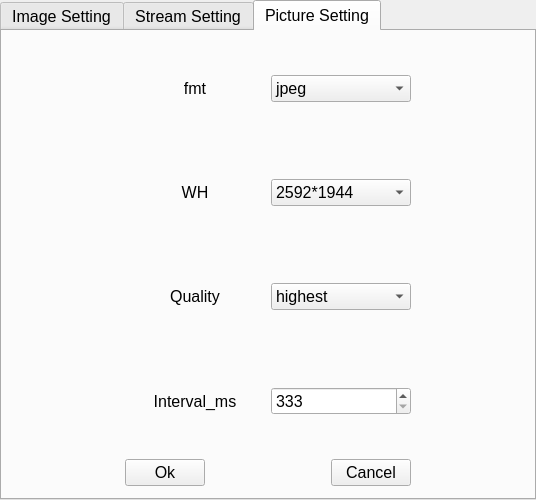
<?xml version="1.0" encoding="UTF-8"?>
<ui version="4.0">
 <class>AllSettingDialog</class>
 <widget class="QDialog" name="AllSettingDialog">
  <property name="geometry">
   <rect>
    <x>0</x>
    <y>0</y>
    <width>536</width>
    <height>500</height>
   </rect>
  </property>
  <property name="minimumSize">
   <size>
    <width>0</width>
    <height>500</height>
   </size>
  </property>
  <property name="maximumSize">
   <size>
    <width>16777215</width>
    <height>500</height>
   </size>
  </property>
  <property name="windowTitle">
   <string>Setting</string>
  </property>
  <layout class="QGridLayout" name="gridLayout">
   <property name="leftMargin">
    <number>0</number>
   </property>
   <property name="topMargin">
    <number>0</number>
   </property>
   <property name="rightMargin">
    <number>0</number>
   </property>
   <property name="bottomMargin">
    <number>0</number>
   </property>
   <item row="0" column="0">
    <widget class="QTabWidget" name="tabWidget">
     <property name="font">
      <font>
       <pointsize>12</pointsize>
      </font>
     </property>
     <property name="currentIndex">
      <number>2</number>
     </property>
     <widget class="QWidget" name="tab">
      <attribute name="title">
       <string>Image Setting</string>
      </attribute>
      <layout class="QGridLayout" name="gridLayout_10">
       <item row="0" column="0" rowspan="6">
        <spacer name="horizontalSpacer_3">
         <property name="orientation">
          <enum>Qt::Horizontal</enum>
         </property>
         <property name="sizeHint" stdset="0">
          <size>
           <width>120</width>
           <height>438</height>
          </size>
         </property>
        </spacer>
       </item>
       <item row="0" column="1">
        <widget class="QLabel" name="label_6">
         <property name="minimumSize">
          <size>
           <width>60</width>
           <height>0</height>
          </size>
         </property>
         <property name="text">
          <string>exposure</string>
         </property>
        </widget>
       </item>
       <item row="0" column="2">
        <widget class="QSpinBox" name="exposure_spinbox">
         <property name="maximum">
          <number>255</number>
         </property>
         <property name="value">
          <number>0</number>
         </property>
        </widget>
       </item>
       <item row="0" column="3">
        <spacer name="horizontalSpacer_2">
         <property name="orientation">
          <enum>Qt::Horizontal</enum>
         </property>
         <property name="sizeHint" stdset="0">
          <size>
           <width>98</width>
           <height>20</height>
          </size>
         </property>
        </spacer>
       </item>
       <item row="0" column="4" rowspan="6">
        <spacer name="horizontalSpacer_11">
         <property name="orientation">
          <enum>Qt::Horizontal</enum>
         </property>
         <property name="sizeHint" stdset="0">
          <size>
           <width>120</width>
           <height>438</height>
          </size>
         </property>
        </spacer>
       </item>
       <item row="1" column="1" colspan="3">
        <layout class="QGridLayout" name="gridLayout_3">
         <item row="0" column="0">
          <widget class="QLabel" name="label">
           <property name="minimumSize">
            <size>
             <width>80</width>
             <height>0</height>
            </size>
           </property>
           <property name="maximumSize">
            <size>
             <width>40</width>
             <height>16777215</height>
            </size>
           </property>
           <property name="text">
            <string>bright</string>
           </property>
          </widget>
         </item>
         <item row="0" column="1">
          <widget class="QSlider" name="bright_slider">
           <property name="enabled">
            <bool>true</bool>
           </property>
           <property name="maximum">
            <number>100</number>
           </property>
           <property name="orientation">
            <enum>Qt::Horizontal</enum>
           </property>
           <property name="tickPosition">
            <enum>QSlider::NoTicks</enum>
           </property>
          </widget>
         </item>
         <item row="0" column="2">
          <widget class="QLabel" name="bright_label">
           <property name="minimumSize">
            <size>
             <width>40</width>
             <height>0</height>
            </size>
           </property>
           <property name="maximumSize">
            <size>
             <width>40</width>
             <height>16777215</height>
            </size>
           </property>
           <property name="text">
            <string/>
           </property>
          </widget>
         </item>
         <item row="1" column="0">
          <widget class="QLabel" name="label_2">
           <property name="minimumSize">
            <size>
             <width>80</width>
             <height>0</height>
            </size>
           </property>
           <property name="maximumSize">
            <size>
             <width>40</width>
             <height>16777215</height>
            </size>
           </property>
           <property name="text">
            <string>contrast</string>
           </property>
          </widget>
         </item>
         <item row="1" column="1">
          <widget class="QSlider" name="contrast_slider">
           <property name="enabled">
            <bool>true</bool>
           </property>
           <property name="maximum">
            <number>100</number>
           </property>
           <property name="orientation">
            <enum>Qt::Horizontal</enum>
           </property>
          </widget>
         </item>
         <item row="1" column="2">
          <widget class="QLabel" name="contrast_label">
           <property name="minimumSize">
            <size>
             <width>40</width>
             <height>0</height>
            </size>
           </property>
           <property name="maximumSize">
            <size>
             <width>40</width>
             <height>16777215</height>
            </size>
           </property>
           <property name="text">
            <string/>
           </property>
          </widget>
         </item>
         <item row="2" column="0">
          <widget class="QLabel" name="label_3">
           <property name="minimumSize">
            <size>
             <width>80</width>
             <height>0</height>
            </size>
           </property>
           <property name="maximumSize">
            <size>
             <width>40</width>
             <height>16777215</height>
            </size>
           </property>
           <property name="text">
            <string>saturation</string>
           </property>
          </widget>
         </item>
         <item row="2" column="1">
          <widget class="QSlider" name="saturation_slider">
           <property name="enabled">
            <bool>true</bool>
           </property>
           <property name="maximum">
            <number>100</number>
           </property>
           <property name="orientation">
            <enum>Qt::Horizontal</enum>
           </property>
          </widget>
         </item>
         <item row="2" column="2">
          <widget class="QLabel" name="saturation_label">
           <property name="minimumSize">
            <size>
             <width>40</width>
             <height>0</height>
            </size>
           </property>
           <property name="maximumSize">
            <size>
             <width>40</width>
             <height>16777215</height>
            </size>
           </property>
           <property name="text">
            <string/>
           </property>
          </widget>
         </item>
         <item row="3" column="0">
          <widget class="QLabel" name="label_4">
           <property name="minimumSize">
            <size>
             <width>80</width>
             <height>0</height>
            </size>
           </property>
           <property name="maximumSize">
            <size>
             <width>40</width>
             <height>16777215</height>
            </size>
           </property>
           <property name="text">
            <string>hue</string>
           </property>
          </widget>
         </item>
         <item row="3" column="1">
          <widget class="QSlider" name="hue_slider">
           <property name="enabled">
            <bool>true</bool>
           </property>
           <property name="maximum">
            <number>100</number>
           </property>
           <property name="orientation">
            <enum>Qt::Horizontal</enum>
           </property>
          </widget>
         </item>
         <item row="3" column="2">
          <widget class="QLabel" name="hue_label">
           <property name="minimumSize">
            <size>
             <width>40</width>
             <height>0</height>
            </size>
           </property>
           <property name="maximumSize">
            <size>
             <width>40</width>
             <height>16777215</height>
            </size>
           </property>
           <property name="text">
            <string/>
           </property>
          </widget>
         </item>
        </layout>
       </item>
       <item row="2" column="1" colspan="2">
        <widget class="QGroupBox" name="groupBox">
         <property name="maximumSize">
          <size>
           <width>16777215</width>
           <height>80</height>
          </size>
         </property>
         <property name="title">
          <string>flip</string>
         </property>
         <layout class="QGridLayout" name="gridLayout_4">
          <item row="0" column="0">
           <widget class="QCheckBox" name="flip_checkbox">
            <property name="text">
             <string>flip</string>
            </property>
           </widget>
          </item>
          <item row="1" column="0">
           <widget class="QCheckBox" name="mirror_checkbox">
            <property name="text">
             <string>mirror</string>
            </property>
           </widget>
          </item>
         </layout>
        </widget>
       </item>
       <item row="3" column="1">
        <widget class="QLabel" name="label_5">
         <property name="minimumSize">
          <size>
           <width>60</width>
           <height>0</height>
          </size>
         </property>
         <property name="text">
          <string>rotate</string>
         </property>
        </widget>
       </item>
       <item row="3" column="2">
        <widget class="QComboBox" name="rotate_comboBox">
         <item>
          <property name="text">
           <string>0</string>
          </property>
         </item>
         <item>
          <property name="text">
           <string>180</string>
          </property>
         </item>
        </widget>
       </item>
       <item row="3" column="3">
        <spacer name="horizontalSpacer">
         <property name="orientation">
          <enum>Qt::Horizontal</enum>
         </property>
         <property name="sizeHint" stdset="0">
          <size>
           <width>98</width>
           <height>20</height>
          </size>
         </property>
        </spacer>
       </item>
       <item row="4" column="1" colspan="3">
        <widget class="QGroupBox" name="groupBox_2">
         <property name="minimumSize">
          <size>
           <width>0</width>
           <height>170</height>
          </size>
         </property>
         <property name="maximumSize">
          <size>
           <width>16777215</width>
           <height>170</height>
          </size>
         </property>
         <property name="title">
          <string>image_awb</string>
         </property>
         <layout class="QGridLayout" name="gridLayout_2">
          <item row="0" column="0">
           <widget class="QLabel" name="label_7">
            <property name="minimumSize">
             <size>
              <width>30</width>
              <height>0</height>
             </size>
            </property>
            <property name="maximumSize">
             <size>
              <width>30</width>
              <height>16777215</height>
             </size>
            </property>
            <property name="text">
             <string>b</string>
            </property>
           </widget>
          </item>
          <item row="0" column="1">
           <widget class="QSlider" name="b_slider">
            <property name="maximum">
             <number>4095</number>
            </property>
            <property name="orientation">
             <enum>Qt::Horizontal</enum>
            </property>
           </widget>
          </item>
          <item row="0" column="2">
           <widget class="QLabel" name="b_label">
            <property name="minimumSize">
             <size>
              <width>40</width>
              <height>0</height>
             </size>
            </property>
            <property name="text">
             <string/>
            </property>
           </widget>
          </item>
          <item row="1" column="0">
           <widget class="QLabel" name="label_8">
            <property name="minimumSize">
             <size>
              <width>30</width>
              <height>0</height>
             </size>
            </property>
            <property name="maximumSize">
             <size>
              <width>30</width>
              <height>16777215</height>
             </size>
            </property>
            <property name="text">
             <string>gb</string>
            </property>
           </widget>
          </item>
          <item row="1" column="1">
           <widget class="QSlider" name="gb_slider">
            <property name="maximum">
             <number>4095</number>
            </property>
            <property name="orientation">
             <enum>Qt::Horizontal</enum>
            </property>
           </widget>
          </item>
          <item row="1" column="2">
           <widget class="QLabel" name="gb_label">
            <property name="minimumSize">
             <size>
              <width>40</width>
              <height>0</height>
             </size>
            </property>
            <property name="text">
             <string/>
            </property>
           </widget>
          </item>
          <item row="2" column="1" rowspan="2">
           <widget class="QSlider" name="gr_slider">
            <property name="maximum">
             <number>4095</number>
            </property>
            <property name="orientation">
             <enum>Qt::Horizontal</enum>
            </property>
           </widget>
          </item>
          <item row="4" column="1">
           <widget class="QSlider" name="r_slider">
            <property name="maximum">
             <number>4095</number>
            </property>
            <property name="orientation">
             <enum>Qt::Horizontal</enum>
            </property>
           </widget>
          </item>
          <item row="4" column="2">
           <widget class="QLabel" name="r_label">
            <property name="minimumSize">
             <size>
              <width>40</width>
              <height>0</height>
             </size>
            </property>
            <property name="text">
             <string/>
            </property>
           </widget>
          </item>
          <item row="5" column="1">
           <widget class="QComboBox" name="awb_combobox">
            <item>
             <property name="text">
              <string>auto</string>
             </property>
            </item>
            <item>
             <property name="text">
              <string>manual</string>
             </property>
            </item>
           </widget>
          </item>
          <item row="2" column="2" rowspan="2">
           <widget class="QLabel" name="gr_label">
            <property name="minimumSize">
             <size>
              <width>40</width>
              <height>0</height>
             </size>
            </property>
            <property name="text">
             <string/>
            </property>
           </widget>
          </item>
          <item row="4" column="0">
           <widget class="QLabel" name="label_10">
            <property name="minimumSize">
             <size>
              <width>30</width>
              <height>0</height>
             </size>
            </property>
            <property name="maximumSize">
             <size>
              <width>30</width>
              <height>16777215</height>
             </size>
            </property>
            <property name="text">
             <string>r</string>
            </property>
           </widget>
          </item>
          <item row="2" column="0" rowspan="2">
           <widget class="QLabel" name="label_9">
            <property name="minimumSize">
             <size>
              <width>30</width>
              <height>0</height>
             </size>
            </property>
            <property name="maximumSize">
             <size>
              <width>30</width>
              <height>16777215</height>
             </size>
            </property>
            <property name="text">
             <string>gr</string>
            </property>
           </widget>
          </item>
         </layout>
        </widget>
       </item>
       <item row="5" column="3">
        <widget class="QPushButton" name="Image_close_btn">
         <property name="text">
          <string>close</string>
         </property>
        </widget>
       </item>
      </layout>
     </widget>
     <widget class="QWidget" name="tab_2">
      <attribute name="title">
       <string>Stream Setting</string>
      </attribute>
      <layout class="QGridLayout" name="gridLayout_11">
       <item row="0" column="0">
        <spacer name="horizontalSpacer_5">
         <property name="orientation">
          <enum>Qt::Horizontal</enum>
         </property>
         <property name="sizeHint" stdset="0">
          <size>
           <width>40</width>
           <height>20</height>
          </size>
         </property>
        </spacer>
       </item>
       <item row="0" column="1" colspan="3">
        <layout class="QGridLayout" name="gridLayout_6">
         <property name="topMargin">
          <number>10</number>
         </property>
         <property name="rightMargin">
          <number>10</number>
         </property>
         <property name="bottomMargin">
          <number>10</number>
         </property>
         <property name="spacing">
          <number>10</number>
         </property>
         <item row="11" column="1">
          <spacer name="verticalSpacer_25">
           <property name="orientation">
            <enum>Qt::Vertical</enum>
           </property>
           <property name="sizeHint" stdset="0">
            <size>
             <width>20</width>
             <height>40</height>
            </size>
           </property>
          </spacer>
         </item>
         <item row="6" column="0">
          <widget class="QLabel" name="label_14">
           <property name="layoutDirection">
            <enum>Qt::LeftToRight</enum>
           </property>
           <property name="text">
            <string>Quality</string>
           </property>
           <property name="alignment">
            <set>Qt::AlignCenter</set>
           </property>
          </widget>
         </item>
         <item row="0" column="1">
          <widget class="QComboBox" name="fmt">
           <property name="maximumSize">
            <size>
             <width>120</width>
             <height>16777215</height>
            </size>
           </property>
           <item>
            <property name="text">
             <string>h264</string>
            </property>
           </item>
          </widget>
         </item>
         <item row="2" column="0">
          <widget class="QLabel" name="label_12">
           <property name="layoutDirection">
            <enum>Qt::LeftToRight</enum>
           </property>
           <property name="text">
            <string>Rc_mode</string>
           </property>
           <property name="alignment">
            <set>Qt::AlignCenter</set>
           </property>
          </widget>
         </item>
         <item row="6" column="1">
          <widget class="QComboBox" name="quality">
           <property name="maximumSize">
            <size>
             <width>120</width>
             <height>16777215</height>
            </size>
           </property>
           <item>
            <property name="text">
             <string>highest</string>
            </property>
           </item>
           <item>
            <property name="text">
             <string>higher</string>
            </property>
           </item>
           <item>
            <property name="text">
             <string>high</string>
            </property>
           </item>
           <item>
            <property name="text">
             <string>middle</string>
            </property>
           </item>
           <item>
            <property name="text">
             <string>low</string>
            </property>
           </item>
           <item>
            <property name="text">
             <string>lower</string>
            </property>
           </item>
           <item>
            <property name="text">
             <string>lowest</string>
            </property>
           </item>
          </widget>
         </item>
         <item row="8" column="0">
          <widget class="QLabel" name="label_17">
           <property name="layoutDirection">
            <enum>Qt::LeftToRight</enum>
           </property>
           <property name="text">
            <string>Frame Rate</string>
           </property>
           <property name="alignment">
            <set>Qt::AlignCenter</set>
           </property>
          </widget>
         </item>
         <item row="2" column="1">
          <widget class="QComboBox" name="rc_mode">
           <property name="maximumSize">
            <size>
             <width>120</width>
             <height>16777215</height>
            </size>
           </property>
           <item>
            <property name="text">
             <string>cbr</string>
            </property>
           </item>
           <item>
            <property name="text">
             <string>vbr</string>
            </property>
           </item>
          </widget>
         </item>
         <item row="0" column="0">
          <widget class="QLabel" name="label_16">
           <property name="layoutDirection">
            <enum>Qt::LeftToRight</enum>
           </property>
           <property name="text">
            <string> Coded Format</string>
           </property>
           <property name="alignment">
            <set>Qt::AlignCenter</set>
           </property>
          </widget>
         </item>
         <item row="4" column="0">
          <widget class="QLabel" name="label_15">
           <property name="layoutDirection">
            <enum>Qt::LeftToRight</enum>
           </property>
           <property name="text">
            <string>WH</string>
           </property>
           <property name="alignment">
            <set>Qt::AlignCenter</set>
           </property>
          </widget>
         </item>
         <item row="10" column="1">
          <widget class="QSpinBox" name="bitrate">
           <property name="maximumSize">
            <size>
             <width>120</width>
             <height>16777215</height>
            </size>
           </property>
           <property name="minimum">
            <number>256</number>
           </property>
           <property name="maximum">
            <number>6144</number>
           </property>
           <property name="value">
            <number>4096</number>
           </property>
          </widget>
         </item>
         <item row="12" column="0">
          <widget class="QLabel" name="label_11">
           <property name="layoutDirection">
            <enum>Qt::LeftToRight</enum>
           </property>
           <property name="text">
            <string>I Frame Interval</string>
           </property>
           <property name="alignment">
            <set>Qt::AlignCenter</set>
           </property>
          </widget>
         </item>
         <item row="12" column="1">
          <widget class="QSpinBox" name="i_interval">
           <property name="maximumSize">
            <size>
             <width>120</width>
             <height>16777215</height>
            </size>
           </property>
           <property name="minimum">
            <number>25</number>
           </property>
           <property name="maximum">
            <number>90</number>
           </property>
           <property name="value">
            <number>90</number>
           </property>
          </widget>
         </item>
         <item row="4" column="1">
          <widget class="QComboBox" name="wh">
           <property name="maximumSize">
            <size>
             <width>120</width>
             <height>16777215</height>
            </size>
           </property>
           <item>
            <property name="text">
             <string>960*540</string>
            </property>
           </item>
          </widget>
         </item>
         <item row="10" column="0">
          <widget class="QLabel" name="label_13">
           <property name="layoutDirection">
            <enum>Qt::LeftToRight</enum>
           </property>
           <property name="text">
            <string>Bitrate</string>
           </property>
           <property name="alignment">
            <set>Qt::AlignCenter</set>
           </property>
          </widget>
         </item>
         <item row="8" column="1">
          <widget class="QSpinBox" name="frame_rate">
           <property name="maximumSize">
            <size>
             <width>120</width>
             <height>16777215</height>
            </size>
           </property>
           <property name="minimum">
            <number>1</number>
           </property>
           <property name="maximum">
            <number>25</number>
           </property>
           <property name="value">
            <number>25</number>
           </property>
          </widget>
         </item>
         <item row="5" column="1">
          <spacer name="verticalSpacer_22">
           <property name="orientation">
            <enum>Qt::Vertical</enum>
           </property>
           <property name="sizeHint" stdset="0">
            <size>
             <width>20</width>
             <height>40</height>
            </size>
           </property>
          </spacer>
         </item>
         <item row="1" column="1">
          <spacer name="verticalSpacer_20">
           <property name="orientation">
            <enum>Qt::Vertical</enum>
           </property>
           <property name="sizeHint" stdset="0">
            <size>
             <width>20</width>
             <height>40</height>
            </size>
           </property>
          </spacer>
         </item>
         <item row="9" column="1">
          <spacer name="verticalSpacer_24">
           <property name="orientation">
            <enum>Qt::Vertical</enum>
           </property>
           <property name="sizeHint" stdset="0">
            <size>
             <width>20</width>
             <height>40</height>
            </size>
           </property>
          </spacer>
         </item>
         <item row="7" column="1">
          <spacer name="verticalSpacer_23">
           <property name="orientation">
            <enum>Qt::Vertical</enum>
           </property>
           <property name="sizeHint" stdset="0">
            <size>
             <width>20</width>
             <height>40</height>
            </size>
           </property>
          </spacer>
         </item>
         <item row="3" column="1">
          <spacer name="verticalSpacer_21">
           <property name="orientation">
            <enum>Qt::Vertical</enum>
           </property>
           <property name="sizeHint" stdset="0">
            <size>
             <width>20</width>
             <height>40</height>
            </size>
           </property>
          </spacer>
         </item>
         <item row="13" column="1">
          <spacer name="verticalSpacer_26">
           <property name="orientation">
            <enum>Qt::Vertical</enum>
           </property>
           <property name="sizeHint" stdset="0">
            <size>
             <width>20</width>
             <height>40</height>
            </size>
           </property>
          </spacer>
         </item>
        </layout>
       </item>
       <item row="0" column="4">
        <spacer name="horizontalSpacer_6">
         <property name="orientation">
          <enum>Qt::Horizontal</enum>
         </property>
         <property name="sizeHint" stdset="0">
          <size>
           <width>40</width>
           <height>20</height>
          </size>
         </property>
        </spacer>
       </item>
       <item row="1" column="1">
        <widget class="QPushButton" name="stream_setting_accept">
         <property name="maximumSize">
          <size>
           <width>98</width>
           <height>16777215</height>
          </size>
         </property>
         <property name="text">
          <string>Ok</string>
         </property>
        </widget>
       </item>
       <item row="1" column="2">
        <spacer name="horizontalSpacer_4">
         <property name="orientation">
          <enum>Qt::Horizontal</enum>
         </property>
         <property name="sizeHint" stdset="0">
          <size>
           <width>150</width>
           <height>20</height>
          </size>
         </property>
        </spacer>
       </item>
       <item row="1" column="3">
        <widget class="QPushButton" name="stream_setting_reject">
         <property name="text">
          <string>Cancel</string>
         </property>
        </widget>
       </item>
      </layout>
     </widget>
     <widget class="QWidget" name="tab_7">
      <attribute name="title">
       <string>Picture Setting</string>
      </attribute>
      <layout class="QGridLayout" name="gridLayout_12">
       <item row="0" column="1" colspan="3">
        <layout class="QGridLayout" name="gridLayout_9">
         <item row="9" column="1">
          <spacer name="verticalSpacer_13">
           <property name="orientation">
            <enum>Qt::Vertical</enum>
           </property>
           <property name="sizeHint" stdset="0">
            <size>
             <width>20</width>
             <height>40</height>
            </size>
           </property>
          </spacer>
         </item>
         <item row="6" column="1">
          <spacer name="verticalSpacer_14">
           <property name="orientation">
            <enum>Qt::Vertical</enum>
           </property>
           <property name="sizeHint" stdset="0">
            <size>
             <width>20</width>
             <height>40</height>
            </size>
           </property>
          </spacer>
         </item>
         <item row="11" column="1">
          <spacer name="verticalSpacer_10">
           <property name="orientation">
            <enum>Qt::Vertical</enum>
           </property>
           <property name="sizeHint" stdset="0">
            <size>
             <width>20</width>
             <height>40</height>
            </size>
           </property>
          </spacer>
         </item>
         <item row="2" column="1">
          <spacer name="verticalSpacer_7">
           <property name="orientation">
            <enum>Qt::Vertical</enum>
           </property>
           <property name="sizeHint" stdset="0">
            <size>
             <width>20</width>
             <height>40</height>
            </size>
           </property>
          </spacer>
         </item>
         <item row="4" column="0">
          <widget class="QLabel" name="label_29">
           <property name="text">
            <string>WH</string>
           </property>
           <property name="alignment">
            <set>Qt::AlignCenter</set>
           </property>
          </widget>
         </item>
         <item row="4" column="1">
          <widget class="QComboBox" name="pic_wh_combobox">
           <item>
            <property name="text">
             <string>2592*1944</string>
            </property>
           </item>
           <item>
            <property name="text">
             <string>2304*1728</string>
            </property>
           </item>
           <item>
            <property name="text">
             <string>1600*1200</string>
            </property>
           </item>
          </widget>
         </item>
         <item row="1" column="1">
          <widget class="QComboBox" name="pic_fmt_combobox">
           <item>
            <property name="text">
             <string>jpeg</string>
            </property>
           </item>
          </widget>
         </item>
         <item row="1" column="0">
          <widget class="QLabel" name="label_28">
           <property name="text">
            <string>fmt</string>
           </property>
           <property name="alignment">
            <set>Qt::AlignCenter</set>
           </property>
          </widget>
         </item>
         <item row="7" column="0">
          <widget class="QLabel" name="label_30">
           <property name="text">
            <string>Quality</string>
           </property>
           <property name="alignment">
            <set>Qt::AlignCenter</set>
           </property>
          </widget>
         </item>
         <item row="10" column="0">
          <widget class="QLabel" name="label_31">
           <property name="text">
            <string>Interval_ms</string>
           </property>
           <property name="alignment">
            <set>Qt::AlignCenter</set>
           </property>
          </widget>
         </item>
         <item row="10" column="1">
          <widget class="QSpinBox" name="pic_interval_ms_spinbox">
           <property name="minimum">
            <number>333</number>
           </property>
           <property name="maximum">
            <number>3600000</number>
           </property>
          </widget>
         </item>
         <item row="7" column="1">
          <widget class="QComboBox" name="pic_quality_combobox">
           <item>
            <property name="text">
             <string>highest</string>
            </property>
           </item>
           <item>
            <property name="text">
             <string>higher</string>
            </property>
           </item>
           <item>
            <property name="text">
             <string>high</string>
            </property>
           </item>
           <item>
            <property name="text">
             <string>middle</string>
            </property>
           </item>
           <item>
            <property name="text">
             <string>low</string>
            </property>
           </item>
           <item>
            <property name="text">
             <string>lower</string>
            </property>
           </item>
           <item>
            <property name="text">
             <string>lowest</string>
            </property>
           </item>
          </widget>
         </item>
         <item row="3" column="1">
          <spacer name="verticalSpacer_15">
           <property name="orientation">
            <enum>Qt::Vertical</enum>
           </property>
           <property name="sizeHint" stdset="0">
            <size>
             <width>20</width>
             <height>40</height>
            </size>
           </property>
          </spacer>
         </item>
         <item row="8" column="1">
          <spacer name="verticalSpacer_9">
           <property name="orientation">
            <enum>Qt::Vertical</enum>
           </property>
           <property name="sizeHint" stdset="0">
            <size>
             <width>20</width>
             <height>40</height>
            </size>
           </property>
          </spacer>
         </item>
         <item row="5" column="1">
          <spacer name="verticalSpacer_8">
           <property name="orientation">
            <enum>Qt::Vertical</enum>
           </property>
           <property name="sizeHint" stdset="0">
            <size>
             <width>20</width>
             <height>40</height>
            </size>
           </property>
          </spacer>
         </item>
         <item row="0" column="1">
          <spacer name="verticalSpacer_16">
           <property name="orientation">
            <enum>Qt::Vertical</enum>
           </property>
           <property name="sizeHint" stdset="0">
            <size>
             <width>20</width>
             <height>40</height>
            </size>
           </property>
          </spacer>
         </item>
        </layout>
       </item>
       <item row="0" column="4">
        <spacer name="horizontalSpacer_12">
         <property name="orientation">
          <enum>Qt::Horizontal</enum>
         </property>
         <property name="sizeHint" stdset="0">
          <size>
           <width>110</width>
           <height>20</height>
          </size>
         </property>
        </spacer>
       </item>
       <item row="2" column="3">
        <widget class="QPushButton" name="pic_stream_reject">
         <property name="text">
          <string>Cancel</string>
         </property>
        </widget>
       </item>
       <item row="2" column="2">
        <spacer name="horizontalSpacer_13">
         <property name="orientation">
          <enum>Qt::Horizontal</enum>
         </property>
         <property name="sizeHint" stdset="0">
          <size>
           <width>109</width>
           <height>20</height>
          </size>
         </property>
        </spacer>
       </item>
       <item row="2" column="1">
        <widget class="QPushButton" name="pic_stream_accept">
         <property name="minimumSize">
          <size>
           <width>0</width>
           <height>0</height>
          </size>
         </property>
         <property name="text">
          <string>Ok</string>
         </property>
        </widget>
       </item>
       <item row="0" column="0">
        <spacer name="horizontalSpacer_7">
         <property name="orientation">
          <enum>Qt::Horizontal</enum>
         </property>
         <property name="sizeHint" stdset="0">
          <size>
           <width>110</width>
           <height>20</height>
          </size>
         </property>
        </spacer>
       </item>
       <item row="3" column="2">
        <spacer name="verticalSpacer_12">
         <property name="orientation">
          <enum>Qt::Vertical</enum>
         </property>
         <property name="sizeHint" stdset="0">
          <size>
           <width>20</width>
           <height>40</height>
          </size>
         </property>
        </spacer>
       </item>
       <item row="1" column="2">
        <spacer name="verticalSpacer_11">
         <property name="orientation">
          <enum>Qt::Vertical</enum>
         </property>
         <property name="sizeHint" stdset="0">
          <size>
           <width>20</width>
           <height>40</height>
          </size>
         </property>
        </spacer>
       </item>
      </layout>
     </widget>
    </widget>
   </item>
  </layout>
 </widget>
 <resources/>
 <connections/>
</ui>
